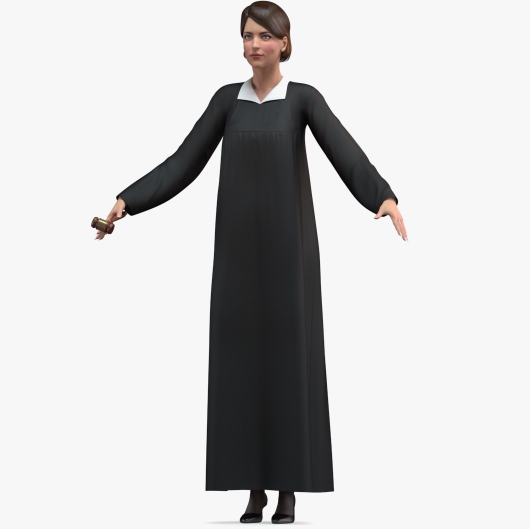
#> input picture png_models/judge_Tpose.png, 1059 x 1057 px (shown at 1/2 size)
$ python png_processing.py
#> lines starting #> are read from the running program, lines starting #| are printed output that depends on the picture
import cv2

img = cv2.imread('png_models/judge_Tpose.png',1)
#> img is the input picture: shape (1057, 1059, 3); mean B, G, R 205.5, 205.5, 206
img = cv2.resize(img, (500,500))
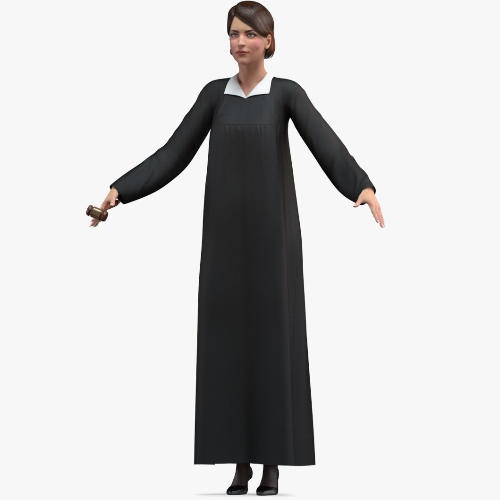
#> img: shape (500, 500, 3); mean B, G, R 205.5, 205.4, 206

cv2.imshow('Image',img)
cv2.waitKey(0)
cv2.destroyAllWindows()
